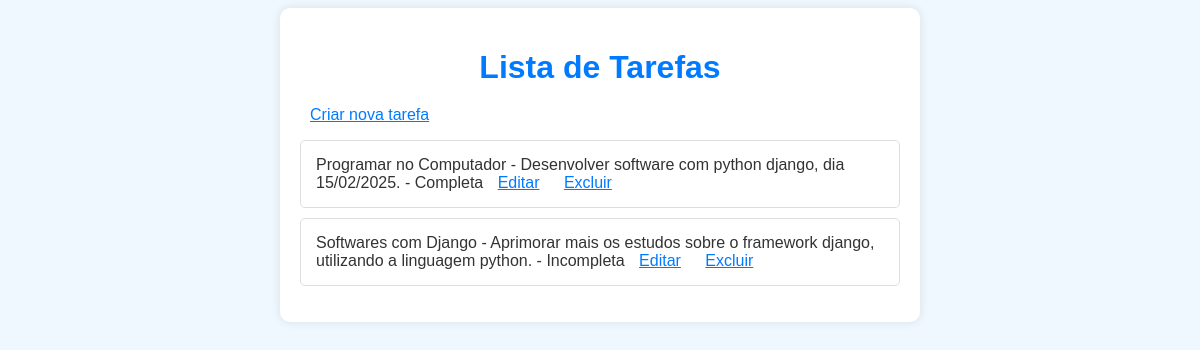
Page /tarefas/ on the committed database.
### tarefas/models.py (models this page shows, shortened)
class Task(models.Model):
    title = models.CharField(max_length=200)
    description = models.TextField()
    completed = models.BooleanField(default=False)

### tarefas/views.py (the view)
# urls.py: path('', views.task_list, name='task_list'),
def task_list(request):
    tasks = Task.objects.all()
    return render(request, 'tarefas/task_list.html', {'tasks': tasks})

### tarefas/templates/tarefas/task_list.html (shortened to what this page needs)
{% load static %}
<!DOCTYPE html>
<html>
<head>
    <link href="{% static 'styles.css' %}" rel="stylesheet">
</head>
<body>
    <div class="container">
        <h1>Lista de Tarefas</h1>
        <a href="{% url 'task_create' %}" class="btn btn-primary">Criar nova tarefa</a>
        <ul>
            {% for task in tasks %}
                <li>
                    {{ task.title }} - {{ task.description }} - {% if task.completed %}Completa{% else %}Incompleta{% endif %}
                    <a href="{% url 'task_update' task.pk %}">Editar</a>
                    <a href="{% url 'task_delete' task.pk %}">Excluir</a>
                </li>
            {% endfor %}
        </ul>
    </div>
</body>
</html>

### static/styles.css (style rules this page uses)
body { background-color: #f0f8ff; color: #333; font-family: Arial, sans-serif; }
h1 { color: #007bff; text-align: center; margin-bottom: 20px; }
ul { list-style-type: none; padding: 0; }
li { background-color: #ffffff; border: 1px solid #ddd; border-radius: 5px; margin-bottom: 10px; padding: 15px; transition: background-color 0.3s; }
a { color: #007bff; margin: 0 10px; }
.container { max-width: 600px; margin: 0 auto; padding: 20px; background-color: #ffffff; border-radius: 10px; box-shadow: 0 0 10px rgba(0, 0, 0, 0.1); }

### rows in the picture
Task: title "Programar no Computador", description "Desenvolver software com python django, dia 15/02/2025.", completed "Completa"
Task: title "Softwares com Django", description "Aprimorar mais os estudos sobre o framework django, utilizando a linguagem python.", completed "Incompleta"
